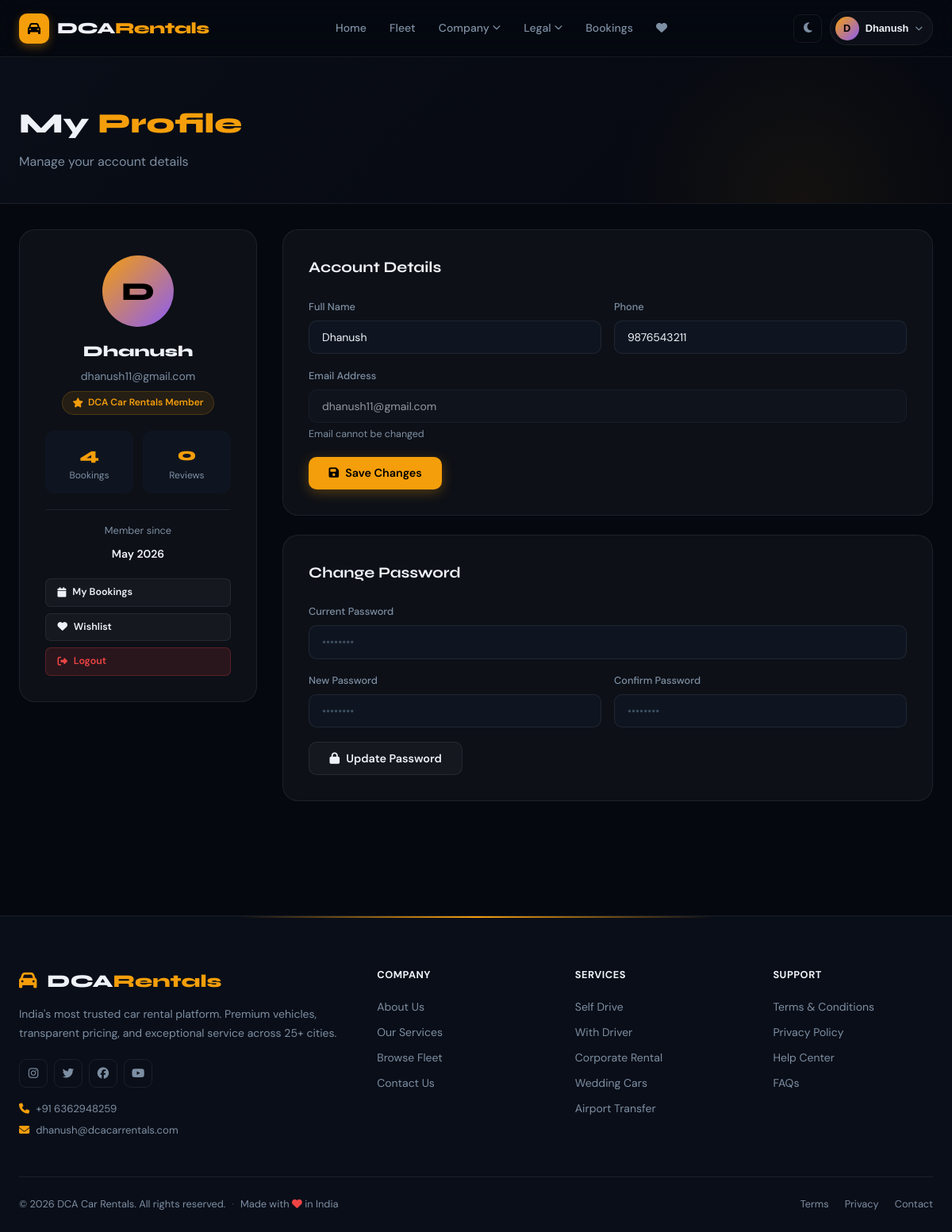
The page /profile (signed in) on the database its author committed.
### app.py (models this page shows, shortened)
class User(db.Model):
    id = db.Column(db.Integer, primary_key=True)
    name = db.Column(db.String(100), nullable=False)
    email = db.Column(db.String(150), unique=True, nullable=False)
    phone = db.Column(db.String(15))
    password_hash = db.Column(db.String(256), nullable=False)
    is_admin = db.Column(db.Boolean, default=False)
    created_at = db.Column(db.DateTime, default=datetime.utcnow)
    bookings = db.relationship('Booking', backref='user', lazy=True)
    reviews = db.relationship('Review', backref='user', lazy=True)
    wishlist = db.relationship('Wishlist', backref='user', lazy=True)

### app.py (the view)
@app.route('/profile')
@login_required
def profile():
    user = User.query.get(session['user_id'])
    bookings_count = Booking.query.filter_by(user_id=user.id).count()
    reviews_count = Review.query.filter_by(user_id=user.id).count()
    return render_template('profile.html', user=user, bookings_count=bookings_count, reviews_count=reviews_count)

### app.py (called while the page is built)
@app.context_processor
def inject_globals():
    from datetime import date
    pending = 0
    if 'user_id' in session and session.get('is_admin'):
        pending = Booking.query.filter_by(payment_status='paid', status='payment_pending').count()
    return dict(today=date.today().isoformat(), pending_payments_count=pending)

def login_required(f):
    @wraps(f)
    def decorated(*args, **kwargs):
        if 'user_id' not in session:
            flash('Please login to continue.', 'warning')
            return redirect(url_for('login'))
        return f(*args, **kwargs)
    return decorated

### templates/profile.html (shortened to what this page needs)
{% extends "base.html" %}
{% block content %}
<div class="page-header">
    <div class="container">
        <h1>My <span style="color:var(--accent)">Profile</span></h1>
        <p>Manage your account details</p>
    </div>
</div>
<div class="container">
    <div class="profile-layout">
        <div class="profile-card">
            <div class="avatar">{{ user.name[0].upper() }}</div>
            <div class="profile-name">{{ user.name }}</div>
            <div class="profile-email">{{ user.email }}</div>
            <div class="member-badge"><i class="fas fa-star"></i> DCA Car Rentals Member</div>
            <div class="profile-stats">
                <div class="pstat"><div class="pstat-val">{{ bookings_count }}</div><div class="pstat-label">Bookings</div></div>
                <div class="pstat"><div class="pstat-val">{{ reviews_count }}</div><div class="pstat-label">Reviews</div></div>
            </div>
            <div style="padding-top:1rem;border-top:1px solid var(--card-border);">
                <div style="font-size:0.8rem;color:var(--text2);margin-bottom:0.5rem;">Member since</div>
                <div style="font-size:0.875rem;font-weight:600;">{{ user.created_at.strftime('%B %Y') }}</div>
            </div>
            <div style="margin-top:1.25rem;display:flex;flex-direction:column;gap:0.5rem;">
                <a href="/my-bookings" class="btn btn-secondary btn-sm"><i class="fas fa-calendar"></i> My Bookings</a>
                <a href="/wishlist" class="btn btn-secondary btn-sm"><i class="fas fa-heart"></i> Wishlist</a>
                <a href="/logout" class="btn btn-danger btn-sm"><i class="fas fa-sign-out-alt"></i> Logout</a>
            </div>
        </div>
        <div>
            <div class="edit-form">
                <h2>Account Details</h2>
                <div class="form-row">
                    <div class="form-group">
                        <label class="form-label">Full Name</label>
                        <input type="text" class="form-control" value="{{ user.name }}" id="prof-name">
                    </div>
                    <div class="form-group">
                        <label class="form-label">Phone</label>
                        <input type="tel" class="form-control" value="{{ user.phone or '' }}" id="prof-phone">
                    </div>
                </div>
                <div class="form-group">
                    <label class="form-label">Email Address</label>
                    <input type="email" class="form-control" value="{{ user.email }}" disabled style="opacity:0.6;cursor:not-allowed">
                    <small style="color:var(--text2);font-size:0.78rem;">Email cannot be changed</small>
                </div>
                <button class="btn btn-primary" onclick="showToast('Profile update coming soon!', 'success')"><i class="fas fa-save"></i> Save Changes</button>
            </div>
            <div class="edit-form" style="margin-top:1.5rem;">
                <h2>Change Password</h2>
                <div class="form-group">
                    <label class="form-label">Current Password</label>
                    <input type="password" class="form-control" placeholder="••••••••">
                </div>
                <div class="form-row">
                    <div class="form-group">
                        <label class="form-label">New Password</label>
                        <input type="password" class="form-control" placeholder="••••••••">
                    </div>
                    <div class="form-group">
                        <label class="form-label">Confirm Password</label>
                        <input type="password" class="form-control" placeholder="••••••••">
                    </div>
                </div>
                <button class="btn btn-secondary" onclick="showToast('Password update coming soon!', 'success')"><i class="fas fa-lock"></i> Update Password</button>
            </div>
        </div>
    </div>
</div>
{% endblock %}

### templates/base.html (shortened to what this page needs)
<!DOCTYPE html>
<html lang="en" data-theme="dark">
<head>
    <link rel="stylesheet" href="https://cdnjs.cloudflare.com/ajax/libs/font-awesome/6.5.0/css/all.min.css">
    <link rel="stylesheet" href="/static/css/main.css">
</head>
<body>
<nav class="navbar" id="navbar">
    <div class="nav-inner">
        <a href="/" class="nav-logo">
            <div class="logo-icon"><i class="fas fa-car"></i></div>
            <div class="logo-text">DCA<span>Rentals</span></div>
        </a>
        <ul class="nav-links" id="nav-links">
            <li><a href="/" class="nav-link {% if request.endpoint=='index' %}active{% endif %}">Home</a></li>
            <li><a href="/cars" class="nav-link {% if request.endpoint=='cars' %}active{% endif %}">Fleet</a></li>
            <li class="nav-dropdown">
                <a href="#" class="nav-link">Company <i class="fas fa-chevron-down" style="font-size:.65rem;"></i></a>
            </li>
            <li class="nav-dropdown">
                <a href="#" class="nav-link">Legal <i class="fas fa-chevron-down" style="font-size:.65rem;"></i></a>
            </li>
            {% if session.user_id %}
            <li><a href="/my-bookings" class="nav-link {% if request.endpoint=='my_bookings' %}active{% endif %}">Bookings</a></li>
            <li><a href="/wishlist" class="nav-link {% if request.endpoint=='wishlist' %}active{% endif %}"><i class="fas fa-heart"></i></a></li>
            {% endif %}
        </ul>
        <div class="nav-actions">
            <button class="theme-btn" onclick="toggleTheme()" id="theme-btn" title="Toggle theme">
                <i class="fas fa-moon" id="theme-icon"></i>
            </button>
            {% if session.user_id %}
            <div class="nav-user-menu">
                <button class="nav-avatar-btn" onclick="toggleUserMenu()">
                    <div class="nav-avatar">{{ session.user_name[0].upper() }}</div>
                    <span class="nav-username">{{ session.user_name.split()[0] }}</span>
                    <i class="fas fa-chevron-down" style="font-size:.6rem;color:var(--text2)"></i>
                </button>
            </div>
            {% else %}
            <a href="/login" class="btn-ghost">Login</a>
            <a href="/register" class="btn-gold">Get Started</a>
            {% endif %}
        </div>
    </div>
</nav>
<main style="padding-top:72px;">{% block content %}{% endblock %}</main>
<footer class="site-footer">
    <div class="footer-glow"></div>
    <div class="container">
        <div class="footer-grid">
            <div class="footer-brand">
                <div class="footer-logo"><i class="fas fa-car"></i> DCA<span>Rentals</span></div>
                <p>India's most trusted car rental platform. Premium vehicles, transparent pricing, and exceptional service across 25+ cities.</p>
                <div class="footer-socials">
                    <a href="#" class="social-link"><i class="fab fa-instagram"></i></a>
                    <a href="#" class="social-link"><i class="fab fa-twitter"></i></a>
                    <a href="#" class="social-link"><i class="fab fa-facebook"></i></a>
                    <a href="#" class="social-link"><i class="fab fa-youtube"></i></a>
                </div>
                <div class="footer-contact-quick">
                    <div><i class="fas fa-phone" style="color:var(--accent)"></i> +91 6362948259</div>
                    <div><i class="fas fa-envelope" style="color:var(--accent)"></i> dhanush@dcacarrentals.com</div>
                </div>
            </div>
            <div class="footer-col">
                <h4>Company</h4>
                <ul>
                    <li><a href="/about">About Us</a></li>
                    <li><a href="/services">Our Services</a></li>
                    <li><a href="/cars">Browse Fleet</a></li>
                    <li><a href="/contact">Contact Us</a></li>
                </ul>
            </div>
            <div class="footer-col">
                <h4>Services</h4>
                <ul>
                    <li><a href="/services#self-drive">Self Drive</a></li>
                    <li><a href="/services#driver">With Driver</a></li>
                    <li><a href="/services#corporate">Corporate Rental</a></li>
                    <li><a href="/services#wedding">Wedding Cars</a></li>
                    <li><a href="/services#airport">Airport Transfer</a></li>
                </ul>
            </div>
            <div class="footer-col">
                <h4>Support</h4>
                <ul>
                    <li><a href="/terms">Terms & Conditions</a></li>
                    <li><a href="/privacy">Privacy Policy</a></li>
                    <li><a href="/contact">Help Center</a></li>
                    <li><a href="/about#faq">FAQs</a></li>
                </ul>
            </div>
        </div>
        <div class="footer-bottom">
            <div class="footer-bottom-left">
                <span>© 2026 DCA Car Rentals. All rights reserved.</span>
                <span class="footer-sep">·</span>
                <span>Made with <i class="fas fa-heart" style="color:var(--red)"></i> in India</span>
            </div>
            <div class="footer-bottom-right">
                <a href="/terms">Terms</a>
                <a href="/privacy">Privacy</a>
                <a href="/contact">Contact</a>
            </div>
        </div>
    </div>
</footer>
</body>
</html>

### templates/profile.html (style rules this page uses)
.profile-layout { display: grid; grid-template-columns: 300px 1fr; gap: 2rem; padding: 2rem 0 4rem; }
.profile-card { background: var(--card); border: 1px solid var(--card-border); border-radius: 20px; padding: 2rem; text-align: center; height: fit-content; position: sticky; top: 84px; }
.avatar { width: 90px; height: 90px; border-radius: 50%; margin: 0 auto 1rem; background: linear-gradient(135deg, var(--accent), var(--purple)); display: flex; align-items: center; justify-content: center; font-size: 2rem; font-weight: 800; color: #000; font-family: 'Syne', sans-serif; }
.profile-name { font-family: 'Syne', sans-serif; font-size: 1.2rem; font-weight: 800; }
.profile-email { color: var(--text2); font-size: 0.875rem; margin-top: 4px; }
.profile-stats { display: grid; grid-template-columns: 1fr 1fr; gap: 0.75rem; margin: 1.25rem 0; }
.pstat { background: var(--bg3); border-radius: 12px; padding: 0.75rem; }
.pstat-val { font-family: 'Syne', sans-serif; font-size: 1.4rem; font-weight: 800; color: var(--accent); }
.pstat-label { font-size: 0.75rem; color: var(--text2); }
.edit-form { background: var(--card); border: 1px solid var(--card-border); border-radius: 20px; padding: 2rem; }
.edit-form h2 { font-family: 'Syne', sans-serif; font-size: 1.2rem; font-weight: 700; margin-bottom: 1.5rem; }
.form-row { display: grid; grid-template-columns: 1fr 1fr; gap: 1rem; }
.member-badge { display: inline-flex; align-items: center; gap: 6px; background: rgba(245,158,11,0.1); border: 1px solid rgba(245,158,11,0.2); color: var(--accent); padding: 4px 12px; border-radius: 20px; font-size: 0.75rem; font-weight: 600; margin-top: 8px; }

### rows shown on the page
User: user_name "Dhanush", name "D", name "Dhanush", email "dhanush11@gmail.com", created_at "May 2026", phone "9876543211"

### other values the page prints
{{ session.user_name[0].upper() }} "D"
{{ bookings_count }} "4"
{{ reviews_count }} "0"
